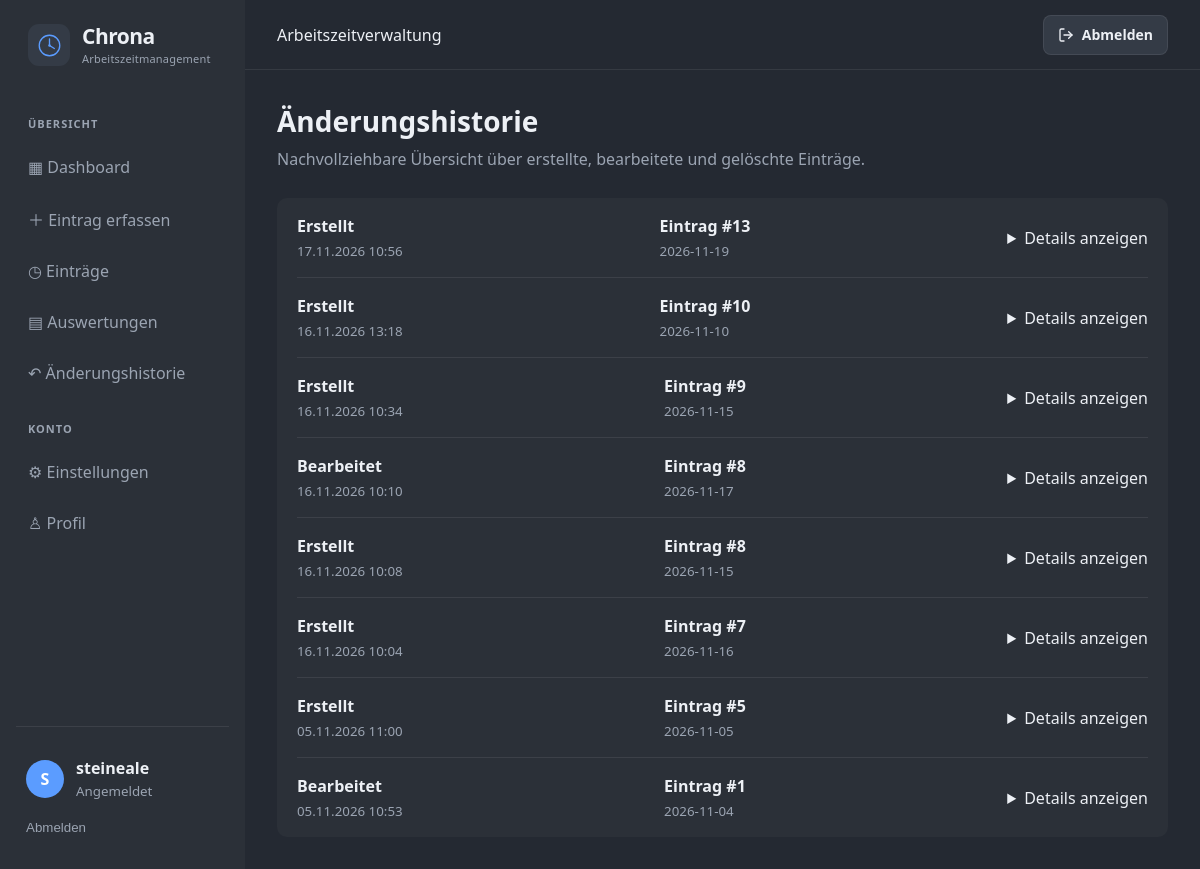
Screenshot of /historie/ (signed in) with the database file from the repository.
### arbeitszeit/models.py (models this page shows, shortened)
class AenderungsHistorie(models.Model):
    AKTIONEN = [
        ("erstellt", "Erstellt"),
        ("bearbeitet", "Bearbeitet"),
        ("geloescht", "Gelöscht"),
    ]
    benutzer = models.ForeignKey(
        settings.AUTH_USER_MODEL,
        on_delete=models.CASCADE,
        related_name="aenderungshistorie",
    )
    eintrag_id = models.PositiveIntegerField()
    aktion = models.CharField(max_length=20, choices=AKTIONEN)
    zeitpunkt = models.DateTimeField(default=timezone.now)
    daten_snapshot = models.JSONField()
    class Meta:
        ordering = ["-zeitpunkt"]

### arbeitszeit/views.py (the view)
# urls.py: path("historie/", views.historie, name="historie"),
@login_required
def historie(request):
    eintraege = AenderungsHistorie.objects.filter(
        benutzer=request.user
    ).order_by("-zeitpunkt")
    return render(
        request,
        "arbeitszeit/historie.html",
        {"historie": eintraege},
    )

### arbeitszeit/context_processors.py (called while the page is built)
def user_theme(request):
    if request.user.is_authenticated:
        profil = getattr(request.user, "profil", None)
        if profil:
            return {
                "user_theme": profil.theme
            }
    return {
        "user_theme": "Dunkel"
    }

### arbeitszeit/templates/arbeitszeit/historie.html (shortened to what this page needs)
{% extends "arbeitszeit/base.html" %}
{% block content %}
<div class="page-header"><div><h1>Änderungshistorie</h1><p>Nachvollziehbare Übersicht über erstellte, bearbeitete und gelöschte Einträge.</p></div></div>
<div class="entry-list">
{% for eintrag in historie %}
    <article class="entry-row history-row">
        <div class="entry-main"><strong>{{ eintrag.get_aktion_display }}</strong><small>{{ eintrag.zeitpunkt|date:"d.m.Y H:i" }}</small></div>
        <div class="entry-work"><strong>Eintrag #{{ eintrag.eintrag_id }}</strong><small>{{ eintrag.daten_snapshot.datum }}</small></div>
        <details><summary>Details anzeigen</summary>
        </details>
    </article>
{% empty %}<div class="empty-state">Es liegen noch keine Änderungen vor.</div>{% endfor %}
</div>
{% endblock %}

### arbeitszeit/templates/arbeitszeit/base.html (shortened to what this page needs)
{% load static %}
<!DOCTYPE html>
<html lang="de" data-theme="{{ user_theme|default:'Dunkel' }}">
<head>
    <link rel="stylesheet" href="{% static 'arbeitszeit/style.css' %}">
</head>
<body>
{% if user.is_authenticated %}
<div class="app-layout">
    <aside class="sidebar">
        <a class="sidebar-brand" href="{% url 'dashboard' %}">
            <span class="brand-mark">
                <svg viewBox="0 0 48 48" aria-hidden="true">
                    <circle cx="24" cy="24" r="17"
                            fill="none"
                            stroke="currentColor"
                            stroke-width="2.2"/>
                    <path d="M24 13 V24 L32 29"
                        fill="none"
                        stroke="currentColor"
                        stroke-width="2.2"
                        stroke-linecap="round"
                        stroke-linejoin="round"/>
                    <circle cx="24" cy="24" r="2"
                            fill="currentColor"/>
                </svg>
            </span>
            <span class="brand-copy">
                <span class="brand-name">Chrona</span>
                <span class="brand-subtitle">Arbeitszeitmanagement</span>
            </span>
        </a>
        <nav class="sidebar-nav" id="sidebar-nav" aria-label="Hauptnavigation">
            <span class="nav-label">ÜBERSICHT</span>
            <a href="{% url 'dashboard' %}" class="nav-item">▦ Dashboard</a>
            <a href="{% url 'eintrag_erfassen' %}" class="nav-item">＋ Eintrag erfassen</a>
            <a href="{% url 'eintraege' %}" class="nav-item">◷ Einträge</a>
            <a href="{% url 'auswertungen' %}" class="nav-item">▤ Auswertungen</a>
            <a href="{% url 'historie' %}" class="nav-item">↶ Änderungshistorie</a>
            <span class="nav-label">KONTO</span>
            <a href="{% url 'einstellungen' %}" class="nav-item">⚙ Einstellungen</a>
            <a href="{% url 'profil' %}" class="nav-item">♙ Profil</a>
        </nav>
        <div class="sidebar-footer">
            <div class="user-info">
                <div class="user-avatar">{{ user.username|first|upper }}</div>
                <div><strong>{{ user.username }}</strong><small>Angemeldet</small></div>
            </div>
            <form method="post" action="{% url 'logout' %}">
                <button type="submit" class="logout-button">Abmelden</button>
            </form>
        </div>
    </aside>
    <main class="main-content">
        <header class="topbar">
            <span>Arbeitszeitverwaltung</span>
            <form
                method="post"
                action="{% url 'logout' %}"
                class="topbar-logout-form"
                onsubmit="return confirm('Möchtest du dich wirklich abmelden?');"
            >
                <button type="submit" class="topbar-logout-button">
                    <i data-lucide="log-out" aria-hidden="true"></i>
                    Abmelden
                </button>
            </form>
        </header>
        <section class="page-content">
            {% block content %}{% endblock %}
        </section>
    </main>
</div>
{% endif %}
</body>
</html>

### arbeitszeit/static/arbeitszeit/style.css (style rules this page uses)
:root { color-scheme: dark; --bg: #242932; --panel: #2b3038; --panel-hover: #343b46; --text: #edf0f5; --muted: #9ba4b2; --accent: #5b9cff; --accent-hover: #4388ed; --divider: rgba(255, 255, 255, 0.08); --input-bg: #20242b; }
html[data-theme="Dunkel"] { color-scheme: dark; --bg: #242932; --panel: #2b3038; --panel-hover: #343b46; --text: #edf0f5; --muted: #9ba4b2; --accent: #5b9cff; --accent-hover: #4388ed; --divider: rgba(255, 255, 255, 0.08); --input-bg: #20242b; }
* { box-sizing: border-box; }
body { margin: 0; min-height: 100vh; font-family: "Segoe UI", Arial, sans-serif; background: var(--bg); color: var(--text); }
.app-layout { display: flex; min-height: 100vh; }
.sidebar { width: 245px; min-width: 245px; display: flex; flex-direction: column; background: var(--panel); padding: 24px 16px; }
.sidebar-brand { display: flex; align-items: center; gap: 12px; padding: 0 12px 30px; color: var(--text); text-decoration: none; }
.brand-mark { width: 42px; height: 42px; flex-shrink: 0; display: grid; place-items: center; border-radius: 11px; background: var(--panel-hover); color: var(--accent); }
.brand-mark svg { width: 29px; height: 29px; }
.brand-copy { display: flex; flex-direction: column; gap: 2px; }
.brand-name { font-size: 21px; font-weight: 650; letter-spacing: -0.5px; line-height: 1.2; }
.brand-subtitle { color: var(--muted); font-size: 11px; font-weight: 500; letter-spacing: 0.2px; }
.sidebar-nav { display: flex; flex-direction: column; gap: 5px; }
.nav-label { margin: 20px 12px 8px; color: var(--muted); font-size: 11px; font-weight: 700; letter-spacing: 1px; }
.nav-item { display: flex; align-items: center; gap: 12px; padding: 12px; border-radius: 7px; color: var(--muted); text-decoration: none; transition: background 0.15s, color 0.15s; }
.sidebar-footer { margin-top: auto; padding-top: 20px; border-top: 1px solid var(--divider); }
.user-info { display: flex; align-items: center; gap: 12px; padding: 10px; }
.user-avatar { width: 38px; height: 38px; display: grid; place-items: center; border-radius: 50%; background: var(--accent); color: #ffffff; font-weight: 700; }
.user-info strong, .user-info small { display: block; }
.user-info small { margin-top: 3px; color: var(--muted); }
.logout-button { width: 100%; padding: 10px; border: none; background: transparent; color: var(--muted); text-align: left; cursor: pointer; }
.main-content { flex: 1; min-width: 0; }
.topbar { height: 70px; display: flex; align-items: center; justify-content: space-between; padding: 0 32px; border-bottom: 1px solid var(--divider); }
.topbar-logout-form { margin: 0; }
.topbar-logout-button { display: inline-flex; min-height: 40px; align-items: center; justify-content: center; gap: 8px; padding: 0 14px; border: 1px solid var(--divider); border-radius: 8px; background: var(--panel-hover); color: var(--text); font: inherit; font-size: 14px; font-weight: 600; cursor: pointer; transition: border-color 0.2s ease, color 0.2s ease, background 0.2s ease; }
.topbar-logout-button svg { width: 16px; height: 16px; }
.page-content { padding: 32px; }
.page-header { margin-bottom: 28px; }
.page-header h1 { margin: 0; font-size: 28px; }
.page-header p { color: var(--muted); margin-top: 8px; }
.entry-list { background: var(--panel); border-radius: 10px; padding: 0 20px; }
.entry-row { display: flex; justify-content: space-between; align-items: center; padding: 17px 0; border-bottom: 1px solid var(--divider); }
.entry-row:last-child { border-bottom: none; }
.entry-row small { display: block; margin-top: 5px; color: var(--muted); }

### rows the page displays
AenderungsHistorie: aktion "Erstellt", zeitpunkt "17.11.2026 10:56", eintrag_id "13", daten_snapshot.datum "2026-11-19"
AenderungsHistorie: aktion "Erstellt", zeitpunkt "16.11.2026 13:18", eintrag_id "10", daten_snapshot.datum "2026-11-10"
AenderungsHistorie: aktion "Erstellt", zeitpunkt "16.11.2026 10:34", eintrag_id "9", daten_snapshot.datum "2026-11-15"
AenderungsHistorie: aktion "Bearbeitet", zeitpunkt "16.11.2026 10:10", eintrag_id "8", daten_snapshot.datum "2026-11-17"
AenderungsHistorie: aktion "Erstellt", zeitpunkt "16.11.2026 10:08", eintrag_id "8", daten_snapshot.datum "2026-11-15"
AenderungsHistorie: aktion "Erstellt", zeitpunkt "16.11.2026 10:04", eintrag_id "7", daten_snapshot.datum "2026-11-16"
AenderungsHistorie: aktion "Erstellt", zeitpunkt "05.11.2026 11:00", eintrag_id "5", daten_snapshot.datum "2026-11-05"
AenderungsHistorie: aktion "Bearbeitet", zeitpunkt "05.11.2026 10:53", eintrag_id "1", daten_snapshot.datum "2026-11-04"

### other values shown
{{ user.username|first|upper }} "S"
{{ user.username }} "steineale"
